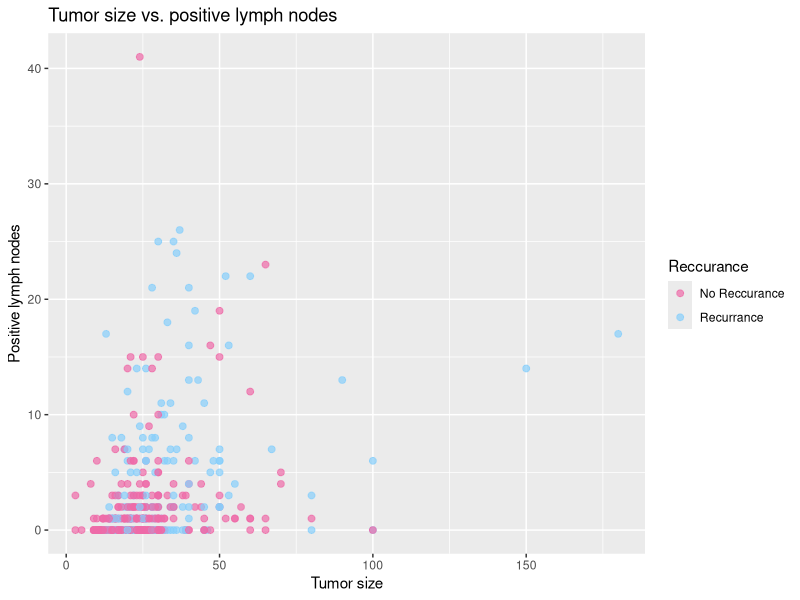

Write the R code that produced this figure. (Note: this script raises an error after producing the figure.)
## ---- chunk 1

library(tidyverse)
cleaned_df <- read_csv("cleaned_clinical_data.csv") %>%
  mutate(Reccurance = factor(RFS_BOOL, levels = c(0,1),
                             labels = c("No Reccurance", "Recurrance")))

ggplot(cleaned_df, aes(TUMOR_SIZE, LYMPH_NODES_EXAMINED_POSITIVE, color = Reccurance)) +
  geom_point(size = 2, alpha = 0.7) + scale_color_manual(values = c("hotpink2", "lightskyblue")) +
  labs(title = "Tumor size vs. positive lymph nodes",
       x = "Tumor size",
       y = "Positive lymph nodes")


## ---- chunk 2
# histograms

hist(clinical_data$AGE_AT_DIAGNOSIS, main = "Distribution of Age at Breast Cancer Diagnosis", xlab = "Age at Diagnosis (Years)", ylab = "# of Patients", breaks = seq(20,100, by = 5), col = "cadetblue")

hist(clinical_data$TUMOR_SIZE, main = "Distribution of Breast Tumor Sizes", xlab = "Tumor Size (mm)", ylab = "# of Patients", col = "cadetblue1")
